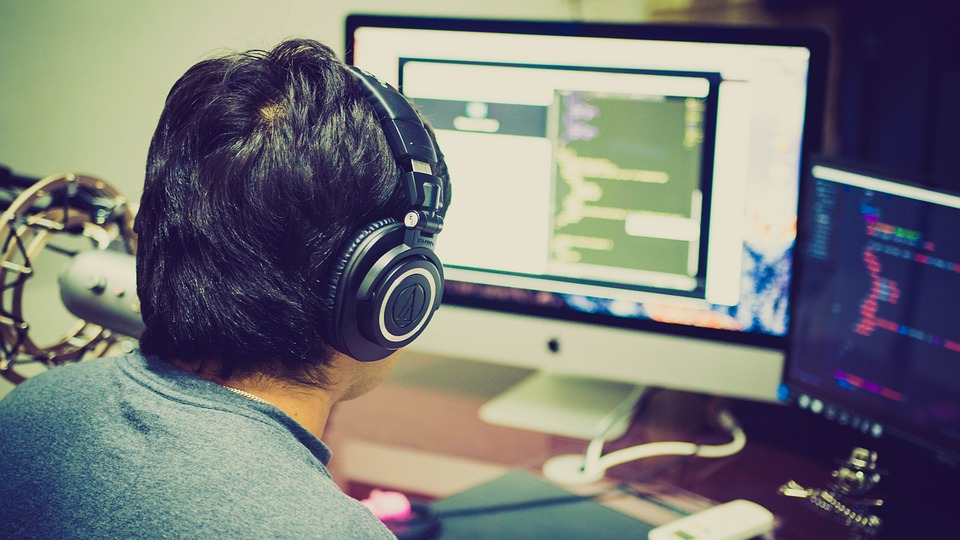
#> input picture Open CV/assets/logo.jpg, 960 x 540 px
$ jupyter execute --allow-errors '2.Image Fundamentals and Manipulation.ipynb'
#> lines starting #> are read from the running program, lines starting #| are printed output that depends on the picture; after the words box and inside, x2 and y2 are one past the last pixel; in counts of white or black regions, pixels touching at a corner belong together
[cell 1]
# Image manipulation : How images are actually represented in computer
                    #- How images actually work
                    #- copy one part of image to another part of the image

# VALUES THAT RERESENT OUR PIXELS
import cv2
img = cv2.imread('assets/logo.jpg',-1)
#> img is the input picture: shape (540, 960, 3); mean B, G, R 120.3, 119.9, 118.9
print(img) # A lot of matrices
#> (printed output is left out)

print(type(img)) # <class 'numpy.ndarray'>
#| <class 'numpy.ndarray'>
# Numpy : is a high performance library also used for arrays , allows to do most optimized operations with arrays

print(img.shape)  # (540, 960, 3) , no of rows[hight of image] ,no of cols[width of image] , no of channels in my image 3:(RGB)
#| (540, 960, 3)
# open cv used BGR
# standar is RGB


# [0,0,0]: Read as blue,green,red

# an image of 2X2 pixels
# [
#     [[0,0,0],[255,255,255]],        # when ever we are manipulating an image : all we are doing is modiying this image
#     [[0,0,0],[255,255,255]]
# ]

# These pixels are all set in cols , these cols are all in a row , you have multiple rows which have all column values in them ,
    #- inside of column you have your pixels


# when we rotated image : it rotated the value of this matrix
# NOTE : you can modify the image by modify the matrix that represent this image .

[cell 2]
# ACCESSING  PIXEL VALUES
#  lets look at the first row of our image
import cv2
img = cv2.imread('assets/logo.jpg')
# print(img[257][45:400]) # pixels between 45 and 400 in the first row
print(img[257][400])
#| [95 60 56]

[cell 3]
# CHANGING PIXEL COLOR  : RANDOMLY
import cv2
import random
img = cv2.imread('assets/logo.jpg',-1)

for i in range(100):
    for j in range(img.shape[1]): # imge.shape at index 1 , recall (rows,cols,shape)
        img[i][i]=[random.randint(0,255),random.randint(0,255),random.randint(0,255)]
#> img: shape (540, 960, 3); 0.02% of pixels changed, all inside (x1, y1, x2, y2) = (0, 0, 100, 100)

cv2.imshow('Image',img)
cv2.waitKey(0) # wait infinite amount of time
cv2.destroyAllWindows()

[cell 4]
# COPY ONE PART OF THE IMAGE AND PASTE IT TO ANOTHER PART OF THE IMAGE

import cv2
import random
img = cv2.imread('assets/logo.jpg',-1)

tag = img[500:700,600:900] # copy from  rows . 500 to 700(not including 700) , all the cols 600,900 (not including 900)
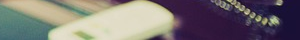
#> tag: shape (40, 300, 3); mean B, G, R 116.3, 116.7, 122.1

# we will paste our image
#> (the rest of this cell did not finish here and is left out)
